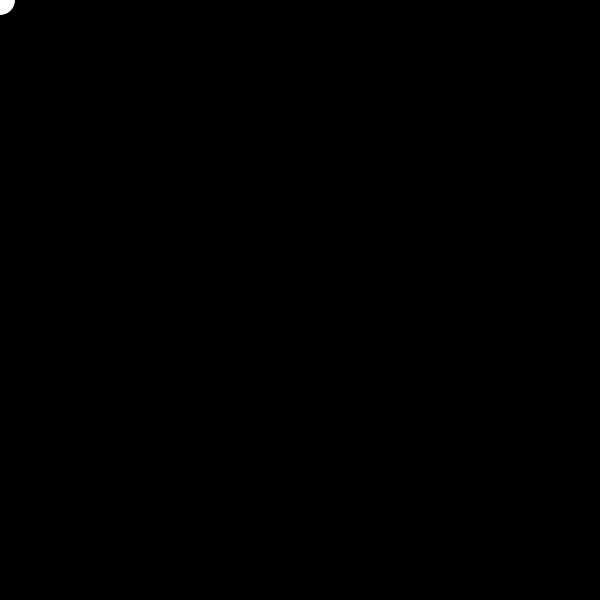
Frame 1 (no input)
Frame 60 (the mouse pressed at the canvas centre just before this capture): identical to frame 1, image omitted
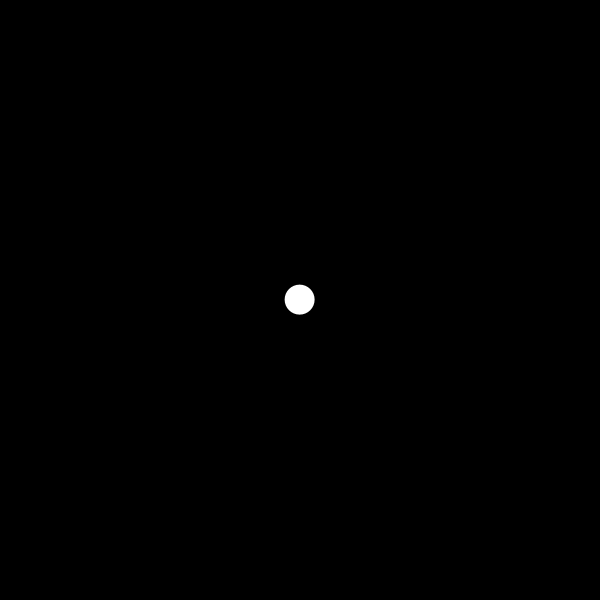
Frame 120 (the mouse held since frame 60 and released just before this capture)

The Processing sketch that drew these frames (run headless with seeded random() and noise(); from frame 60 on, the mouse is pressed at the canvas centre):

// Processing sketch: spring_test
// ── spring_test.pde
float springDx, springDy;
float seekX, seekY;
float springX, springY;

void setup()
{
  size(600, 600);
  noStroke();
}

void draw()
{
  background(0);
  
  springDx = lerp(springDx, (mouseX - springX) * 0.5, 0.2);
  springDy = lerp(springDy, (mouseY - springY) * 0.5, 0.2);
  springX += springDx;
  springY += springDy;
  circle(springX, springY, 30);
  
  //seekX = lerp(seekX, mouseX, 0.1);
  //seekY = lerp(seekY, mouseY, 0.1);
  //circle(seekX, seekY, 30);
}
